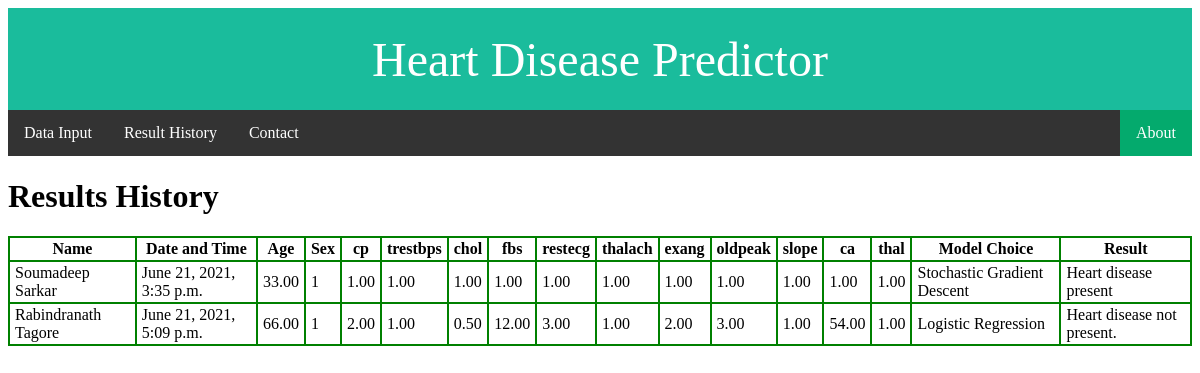
Screenshot of /result_history with the database file from the repository.
### predictor/models.py (models this page shows)
class TestResult(models.Model):
    name=models.CharField(default="name",max_length=100)
    age=models.DecimalField(max_digits=6,decimal_places=2)
    sex=models.SmallIntegerField()
    date_time=models.DateTimeField(null=True)
    cp=models.DecimalField(max_digits=6,decimal_places=2)
    trestbps=models.DecimalField(max_digits=6,decimal_places=2)
    chol=models.DecimalField(max_digits=6,decimal_places=2)
    fbs=models.DecimalField(max_digits=6,decimal_places=2)
    restecg=models.DecimalField(max_digits=6,decimal_places=2)
    thalach=models.DecimalField(max_digits=6,decimal_places=2)
    exang=models.DecimalField(max_digits=6,decimal_places=2)
    oldpeak=models.DecimalField(max_digits=6,decimal_places=2)
    slope=models.DecimalField(max_digits=6,decimal_places=2)
    ca=models.DecimalField(max_digits=6,decimal_places=2)
    thal=models.DecimalField(max_digits=6,decimal_places=2)
    modelChoice=models.CharField(default="model",max_length=30)
    result=models.CharField(max_length=30)

### predictor/views.py (the view)
# urls.py: path("result_history",result_history_view,name="result_history"),
def result_history_view(request):
    return(render(request,"resultHistory.html",{"querySet":TestResult.objects.all()}))

### predictor/templates/resultHistory.html
{% extends "base.html" %}
{% block content %}
<h1>Results History</h1>
<table id="result_history_table">
    <tr>
        <th>Name</th><th>Date and Time</th><th>Age</th><th>Sex</th>
        <th>cp</th><th>trestbps</th><th>chol</th><th>fbs</th>
        <th>restecg</th><th>thalach</th><th>exang</th><th>oldpeak</th>
        <th>slope</th><th>ca</th><th>thal</th><th>Model Choice</th>
        <th>Result</th>
    </tr>
    {% for item in querySet %}
        <tr>
            <td>{{item.name}}</td><td>{{item.date_time}}</td><td>{{item.age}}</td><td>{{item.sex}}</td>
            <td>{{item.cp}}</td><td>{{item.trestbps}}</td><td>{{item.chol}}</td><td>{{item.fbs}}</td>
            <td>{{item.restecg}}</td><td>{{item.thalach}}</td><td>{{item.exang}}</td><td>{{item.oldpeak}}</td>
            <td>{{item.slope}}</td><td>{{item.ca}}</td><td>{{item.thal}}</td><td>{{item.modelChoice}}</td>
            <td>{{item.result}}</td>
        </tr>
    {% endfor %}
</table>
{% endblock %}

### predictor/templates/base.html (shortened to what this page needs)
<!DOCTYPE html>
{% load static %}
<html>
    <head>
        <link rel="stylesheet" href="{% static 'predictor/style.css' %}">
    </head>
    <body>
        <header>
            Heart Disease Predictor
        </header>
        <nav>
            <ul>
                <li><a href="../input">Data Input</a></li>
                <li><a href="../result_history">Result History</a></li>
                <li><a href="../contact">Contact</a></li>
                <li style="float:right"><a class="active" href="../about">About</a></li>
            </ul>
        </nav>
        {% block content %}{% endblock %}
    </body>
</html>

### predictor/static/predictor/style.css (style rules this page uses)
header { padding: 2%; text-align: center; background: #1abc9c; color: white; font-size: 3em; }
#result_history_table { border-collapse:collapse; margin-top: 1vh; }
#result_history_table td, #result_history_table th { border:2px solid green; padding:2px 5px; }

### predictor/templates/base.html (style rules this page uses)
nav>ul { list-style-type: none; margin: 0; padding: 0; overflow: hidden; background-color: #333; }
nav li { float: left; }
nav li a { display: block; color: white; text-align: center; padding: 14px 16px; text-decoration: none; }
nav .active { background-color: #04AA6D; }

### rows the page displays
TestResult: name "Soumadeep Sarkar", date_time "June 21, 2021, 3:35 p.m.", age "33.00", sex "1", cp "1.00", trestbps "1.00", chol "1.00", fbs "1.00", restecg "1.00", thalach "1.00", exang "1.00", oldpeak "1.00", slope "1.00", ca "1.00", thal "1.00", modelChoice "Stochastic Gradient Descent", result "Heart disease present"
TestResult: name "Rabindranath Tagore", date_time "June 21, 2021, 5:09 p.m.", age "66.00", sex "1", cp "2.00", trestbps "1.00", chol "0.50", fbs "12.00", restecg "3.00", thalach "1.00", exang "2.00", oldpeak "3.00", slope "1.00", ca "54.00", thal "1.00", modelChoice "Logistic Regression", result "Heart disease not present."
